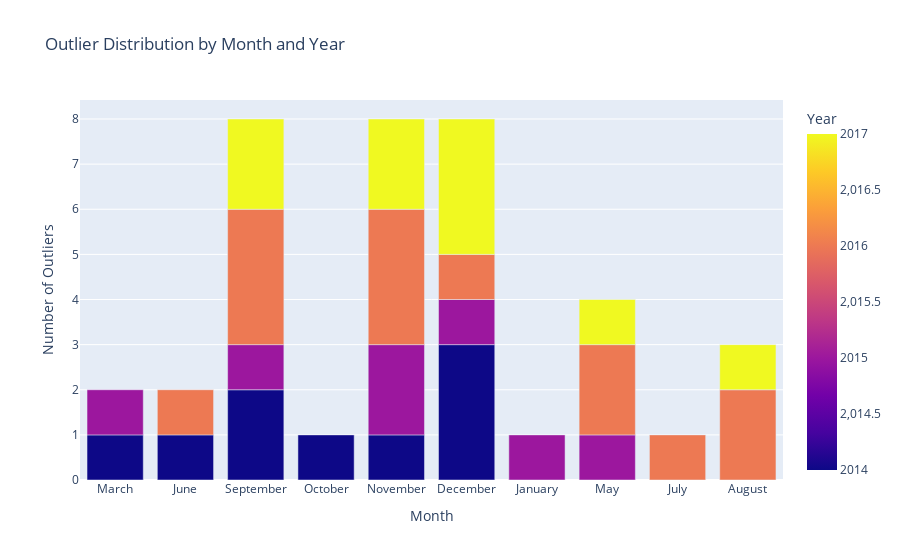

This figure's notebook cell:
### Code cell
import pandas as pd
import plotly.express as px
from scipy.stats import zscore

def identify_outliers(df, sales_col):
    """Creates a new column indicating if a row is an outlier based on Z-scores."""
    df['Z_Score'] = zscore(df[sales_col].fillna(0))  # Compute Z-scores for sales
    df['Is_Outlier'] = df['Z_Score'].abs() > 3  # Outliers have Z-score > 3
    return df

def outlier_distribution_by_month_year(df, date_col, outlier_col):
    """Analyzes the distribution of outliers across months and years."""
    df[date_col] = pd.to_datetime(df[date_col])
    df['Month'] = df[date_col].dt.month_name()  # Add month column
    df['Year'] = df[date_col].dt.year  # Add year column
    outlier_distribution = df[df[outlier_col]].groupby(['Year', 'Month']).size().reset_index(name='Count')
    
    # Sort by month order
    months_order = ['January', 'February', 'March', 'April', 'May', 'June', 'July', 'August', 'September', 'October', 'November', 'December']
    outlier_distribution['Month'] = pd.Categorical(outlier_distribution['Month'], categories=months_order, ordered=True)
    outlier_distribution = outlier_distribution.sort_values(['Year', 'Month'])
    
    # Plot the distribution
    fig = px.bar(outlier_distribution, x='Month', y='Count', color='Year', barmode='group', 
                 title='Outlier Distribution by Month and Year', 
                 labels={'Count': 'Number of Outliers', 'Month': 'Month', 'Year': 'Year'})
    fig.show()
    
    return outlier_distribution

# Example usage
df = identify_outliers(df, 'Sales')
outlier_distribution = outlier_distribution_by_month_year(df, 'Order Date', 'Is_Outlier')

### Figure 1 — Plotly figure (JSON) as saved in the notebook; plotly's stock layout.template omitted (floating-point values rounded to 4 significant figures)
{"data": [{"alignmentgroup": "True", "hovertemplate": "Month=%{x}<br>Number of Outliers=%{y}<br>Year=%{marker.color}<extra></extra>", "legendgroup": "", "marker": {"color": [2014, 2014, 2014, 2014, 2014, 2014, 2015, 2015, 2015, 2015, 2015, 2015, 2016, 2016, 2016, 2016, 2016, 2016, 2016, 2017, 2017, 2017, 2017, 2017], "coloraxis": "coloraxis", "pattern": {"shape": ""}}, "name": "", "offsetgroup": "", "orientation": "v", "showlegend": false, "textposition": "auto", "type": "bar", "x": ["March", "June", "September", "October", "November", "December", "January", "March", "May", "September", "November", "December", "May", "June", "July", "August", "September", "November", "December", "May", "August", "September", "November", "December"], "xaxis": "x", "y": [1, 1, 2, 1, 1, 3, 1, 1, 1, 1, 2, 1, 2, 1, 1, 2, 3, 3, 1, 1, 1, 2, 2, 3], "yaxis": "y"}], "layout": {"barmode": "group", "coloraxis": {"colorbar": {"title": {"text": "Year"}}, "colorscale": [[0, "#0d0887"], [0.1111, "#46039f"], [0.2222, "#7201a8"], [0.3333, "#9c179e"], [0.4444, "#bd3786"], [0.5556, "#d8576b"], [0.6667, "#ed7953"], [0.7778, "#fb9f3a"], [0.8889, "#fdca26"], [1, "#f0f921"]]}, "legend": {"tracegroupgap": 0}, "title": {"text": "Outlier Distribution by Month and Year"}, "xaxis": {"anchor": "y", "domain": [0, 1], "title": {"text": "Month"}}, "yaxis": {"anchor": "x", "domain": [0, 1], "title": {"text": "Number of Outliers"}}}}
